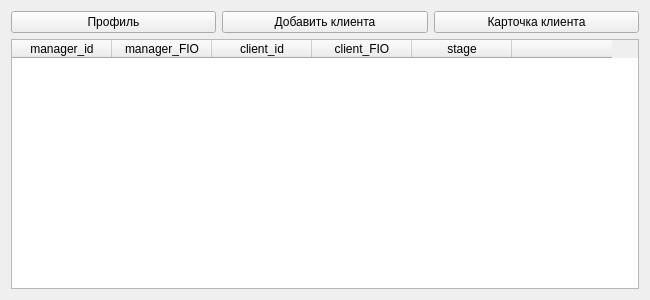
<?xml version="1.0" encoding="UTF-8"?>
<ui version="4.0">
 <class>Form</class>
 <widget class="QWidget" name="Form">
  <property name="geometry">
   <rect>
    <x>0</x>
    <y>0</y>
    <width>650</width>
    <height>300</height>
   </rect>
  </property>
  <property name="windowTitle">
   <string>Form</string>
  </property>
  <layout class="QHBoxLayout" name="horizontalLayout_2">
   <item>
    <layout class="QVBoxLayout" name="verticalLayout">
     <item>
      <layout class="QHBoxLayout" name="horizontalLayout">
       <item>
        <widget class="QPushButton" name="pushButton">
         <property name="text">
          <string>Профиль</string>
         </property>
        </widget>
       </item>
       <item>
        <widget class="QPushButton" name="pushButton_2">
         <property name="text">
          <string>Добавить клиента</string>
         </property>
        </widget>
       </item>
       <item>
        <widget class="QPushButton" name="pushButton_3">
         <property name="text">
          <string>Карточка клиента</string>
         </property>
        </widget>
       </item>
      </layout>
     </item>
     <item>
      <widget class="QTableWidget" name="tableWidget">
       <column>
        <property name="text">
         <string>manager_id</string>
        </property>
       </column>
       <column>
        <property name="text">
         <string>manager_FIO</string>
        </property>
       </column>
       <column>
        <property name="text">
         <string>client_id</string>
        </property>
       </column>
       <column>
        <property name="text">
         <string>client_FIO</string>
        </property>
       </column>
       <column>
        <property name="text">
         <string>stage</string>
        </property>
       </column>
       <column>
        <property name="text">
         <string/>
        </property>
       </column>
      </widget>
     </item>
    </layout>
   </item>
  </layout>
 </widget>
 <resources/>
 <connections/>
</ui>
